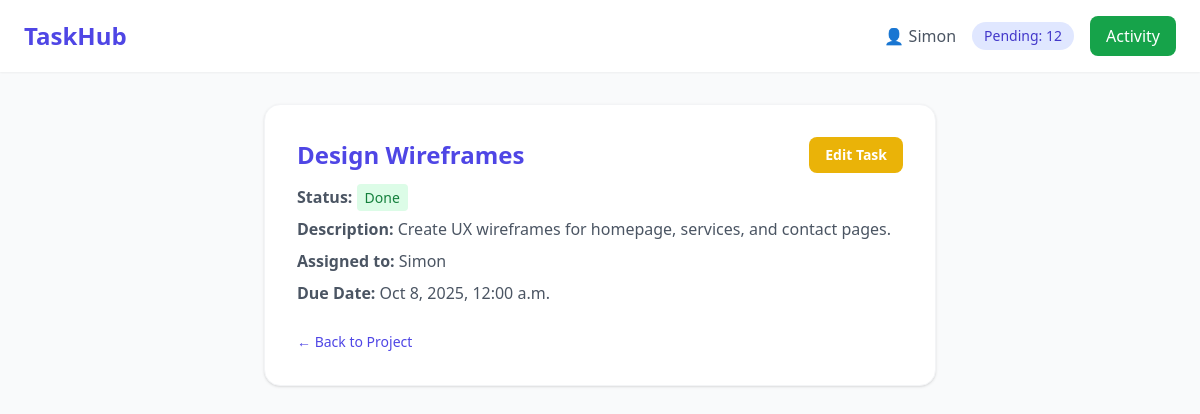
The app's page /tasks/11/ (signed in) with its own data.
### core/models.py (models this page shows, shortened)
class Task(models.Model):
    STATUS_CHOICES = [
        ('todo', 'To Do'),
        ('in_progress', 'In Progress'),
        ('done', 'Done'),
    ]
    project = models.ForeignKey(Project, on_delete=models.CASCADE, related_name='tasks')
    title = models.CharField(max_length=200)
    description = models.TextField(blank=True, null=True)
    status = models.CharField(max_length=20, choices=STATUS_CHOICES, default='todo')
    due_date = models.DateTimeField(blank=True, null=True)
    priority = models.IntegerField(default=0)  # 0 = low, 1 = medium, 2 = high
    created_at = models.DateTimeField(auto_now_add=True)
    updated_at = models.DateTimeField(auto_now=True)
    assigned_to = models.ForeignKey(User, on_delete=models.SET_NULL, null=True, blank=True, related_name='tasks')

### core/views.py (the view)
# urls.py: path('tasks/<int:task_id>/', views.task_detail, name='task_detail'),
@login_required
def task_detail(request, task_id):
    task = get_object_or_404(Task, id=task_id)
    return render(request, 'core/task_detail.html', {'task': task})

### core/context_processors.py (called while the page is built)
def global_context(request):
    user = request.user
    context = {}
    if user.is_authenticated:
        pending_tasks = Task.objects.filter(assigned_to=user, status__in=['todo', 'in_progress']).count()
        notifications = [
            {"message": "New task assigned", "type": "info"},
            {"message": "Project deadline approaching", "type": "warning"},
        ]
        context.update({
            'pending_tasks': pending_tasks,
            'notifications': notifications,
            'username': user.username,
        })
    return context

### core/templates/core/task_detail.html (shortened to what this page needs)
{% extends 'core/base.html' %}
{% block content %}
<div class="max-w-2xl mx-auto bg-white p-8 rounded-2xl shadow border border-gray-100">
  <div class="flex justify-between items-center mb-3">
    <h1 class="text-2xl font-bold text-indigo-600">{{ task.title }}</h1>
    <a href="{% url 'task_edit' task.id %}"
       class="bg-yellow-500 hover:bg-yellow-600 text-white px-4 py-2 rounded-lg text-sm font-semibold transition-all">
      Edit Task
    </a>
  </div>
  <div class="text-gray-600 space-y-2">
    <p><strong>Status:</strong>
      <span class="px-2 py-1 rounded text-sm
        {% if task.status == 'done' %}bg-green-100 text-green-700
        {% elif task.status == 'in_progress' %}bg-yellow-100 text-yellow-700
        {% else %}bg-gray-100 text-gray-700{% endif %}">
        {{ task.get_status_display }}
      </span>
    </p>
    <p><strong>Description:</strong> {{ task.description|default:"No description provided." }}</p>
    <p><strong>Assigned to:</strong> {{ task.assigned_to|default:"Unassigned" }}</p>
    <p><strong>Due Date:</strong> {{ task.due_date|date:"M j, Y, g:i a" }}</p>
  </div>
  <div class="mt-6">
    <a href="{% url 'project_detail' task.project.id %}"
       class="text-indigo-600 hover:underline text-sm font-medium">← Back to Project</a>
  </div>
</div>
{% endblock %}

### core/templates/core/base.html (shortened to what this page needs)
<!DOCTYPE html>
<html lang="en">
<head>
  <script src="https://cdn.tailwindcss.com"></script>
</head>
<body class="bg-gray-50 text-gray-800">
  <header class="bg-white shadow-sm sticky top-0 z-50">
    <div class="max-w-7xl mx-auto px-6 py-4 flex items-center justify-between">
      <a href="/" class="text-2xl font-bold text-indigo-600">TaskHub</a>
      <div class="flex items-center gap-4">
        <span class="text-gray-600">👤 {{ username }}</span>
        <span class="bg-indigo-100 text-indigo-700 px-3 py-1 rounded-full text-sm font-medium">
          Pending: {{ pending_tasks }}
        </span>
        <a href="{% url 'activity_feed' %}" class="bg-green-600 hover:bg-green-700 text-white px-4 py-2 rounded-lg">Activity</a>
      </div>
    </div>
  </header>
  <main class="max-w-7xl mx-auto px-6 py-8">
    {% block content %}{% endblock %}
  </main>
</body>
</html>

### records on screen
Task: title "Design Wireframes", status "Done", description "Create UX wireframes for homepage, services, and contact pages.", assigned_to "Simon", due_date "Oct 8, 2025, 12:00 a.m."

### other values on screen
{{ username }} "Simon"
{{ pending_tasks }} "12"
